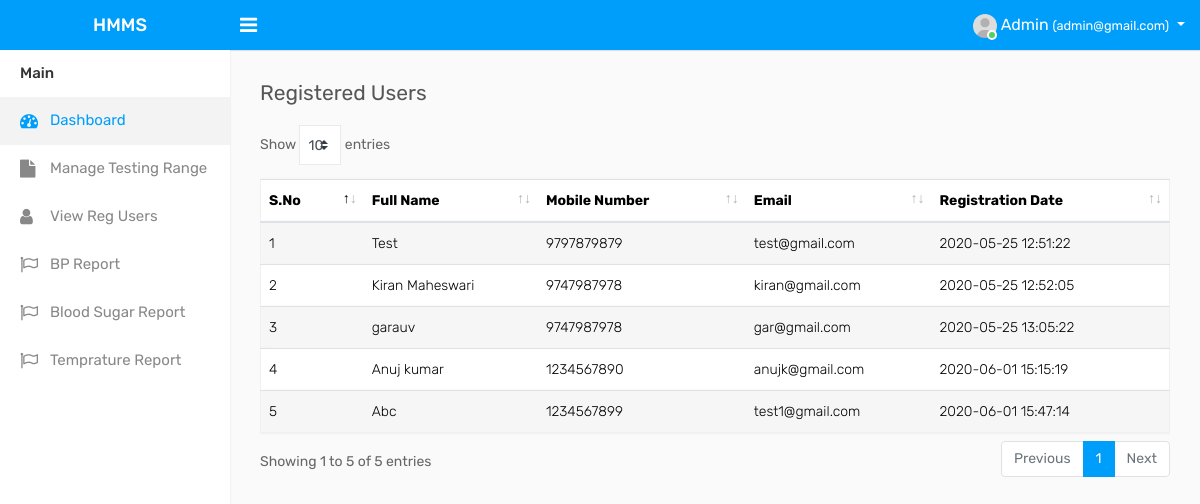
The app's page /view-reg-users.php (signed in) with its own data.
### tables this page shows
CREATE TABLE `tbluser` (
  `ID` int(10) NOT NULL,
  `FullName` varchar(200) DEFAULT NULL,
  `MobileNumber` bigint(10) DEFAULT NULL,
  `Email` varchar(200) DEFAULT NULL,
  `Password` varchar(200) DEFAULT NULL,
  `RegDate` timestamp NULL DEFAULT current_timestamp()
);

### view-reg-users.php (the view, shortened to what this page needs)
<?php
include('includes/dbconnection.php');
if (strlen($_SESSION['hmmsaid']==0)) {
  header('location:logout.php');
  } else{
?>
<!DOCTYPE html>
<html lang="en">
<head>
    <link rel="stylesheet" type="text/css" href="assets/css/bootstrap.min.css">
    <link rel="stylesheet" type="text/css" href="assets/css/font-awesome.min.css">
    <link rel="stylesheet" type="text/css" href="assets/css/select2.min.css">
    <link rel="stylesheet" type="text/css" href="assets/css/dataTables.bootstrap4.min.css">
    <link rel="stylesheet" type="text/css" href="assets/css/bootstrap-datetimepicker.min.css">
    <link rel="stylesheet" type="text/css" href="assets/css/style.css">
</head>
<body>
    <div class="main-wrapper">
   <?php include_once('includes/header.php');?>
        <?php include_once('includes/sidebar.php');?>
        <div class="page-wrapper">
            <div class="content">
                <div class="row">
                    <div class="col-sm-4 col-3">
                        <h4 class="page-title">Registered Users</h4>
                    </div>
                </div>
				<div class="row">
					<div class="col-md-12">
						<div class="table-responsive">
							<table class="table table-border table-striped custom-table datatable mb-0">
								<thead>
									<tr>
                                        <th>S.No</th>
										<th>Full Name</th>
                                        <th>Mobile Number</th>
                                        <th>Email</th>
                                        <th>Registration Date</th>
									</tr>
								</thead>
								<tbody>
                                    <?php
$sql="SELECT * from tbluser";
$query = $dbh -> prepare($sql);
$query->execute();
$results=$query->fetchAll(PDO::FETCH_OBJ);
$cnt=1;
if($query->rowCount() > 0)
{
foreach($results as $row)
{               ?>
									<tr>
                                        <td><?php echo htmlentities($cnt);?></td>
										<td><?php  echo htmlentities($row->FullName);?></td>
                                        <td><?php  echo htmlentities($row->MobileNumber);?></td>
                                        <td><?php  echo htmlentities($row->Email);?></td>
										<td><?php  echo htmlentities($row->RegDate);?></td>
									</tr>
						<?php $cnt=$cnt+1;}} ?>
								</tbody>
							</table>
						</div>
					</div>
                </div>
            </div>
        </div>
    </div>
</body>
</html><?php }  ?>

### includes/header.php (shortened to what this page needs)
<div class="header">
      <div class="header-left">
        <a href="dashboard.php" class="logo">
          <span>HMMS</span>
        </a>
      </div>
      <a id="toggle_btn" href="javascript:void(0);"><i class="fa fa-bars"></i></a>
            <ul class="nav user-menu float-right">
                <li class="nav-item dropdown has-arrow">
                    <a href="#" class="dropdown-toggle nav-link user-link" data-toggle="dropdown">
                        <span class="user-img">
              <img class="rounded-circle" src="assets/img/user.jpg" width="24" alt="Admin">
              <span class="status online"></span>
            </span>
            <?php
$uid=$_SESSION['hmmsaid'];
$sql="SELECT AdminName,Email from  tbladmin where ID=:uid";
$query = $dbh -> prepare($sql);
$query->bindParam(':uid',$uid,PDO::PARAM_STR);
$query->execute();
$results=$query->fetchAll(PDO::FETCH_OBJ);
$cnt=1;
if($query->rowCount() > 0)
{
foreach($results as $row)
{               ?>
            <span><?php  echo $row->AdminName;?></span>
            <small>(<?php  echo $row->Email;?>)</small><?php $cnt=$cnt+1;}} ?>
                    </a>
                </li>
            </ul>
        </div>

### includes/sidebar.php
<div class="sidebar" id="sidebar">
            <div class="sidebar-inner slimscroll">
                <div id="sidebar-menu" class="sidebar-menu">
                    <ul>
                        <li class="menu-title">Main</li>
                        <li class="active">
                            <a href="dashboard.php"><i class="fa fa-dashboard"></i> <span>Dashboard</span></a>
                        </li>
                      <li>
                            <a href="manage-range.php"><i class="fa fa-file"></i> <span>Manage Testing Range</span></a>
                        </li>
                         <li>
              <a href="view-reg-users.php"><i class="fa fa-user"></i> <span> View Reg Users </span> </a>
            </li>
            <li>
                            <a href="betdates-bpreports.php"><i class="fa fa-flag-o"></i> <span>BP Report</span></a>
                        </li>
                        <li>
                            <a href="betdates-sugarreports.php"><i class="fa fa-flag-o"></i> <span>Blood Sugar Report</span></a>
                        </li>
                        <li>
                            <a href="betdates-tempreports.php"><i class="fa fa-flag-o"></i> <span>Temprature Report</span></a>
                        </li>
                </div>
            </div>
        </div>

### records on screen
tbluser: FullName "Test", MobileNumber "9797879879", Email "test@gmail.com", RegDate "2020-05-25 12:51:22"
tbluser: FullName "Kiran Maheswari", MobileNumber "9747987978", Email "kiran@gmail.com", RegDate "2020-05-25 12:52:05"
tbluser: FullName "garauv", MobileNumber "9747987978", Email "gar@gmail.com", RegDate "2020-05-25 13:05:22"
tbluser: FullName "Anuj kumar", MobileNumber "1234567890", Email "anujk@gmail.com", RegDate "2020-06-01 15:15:19"
tbluser: FullName "Abc", MobileNumber "1234567899", Email "test1@gmail.com", RegDate "2020-06-01 15:47:14"

### other values on screen
$row->AdminName "Admin"
$row->Email "admin@gmail.com"
